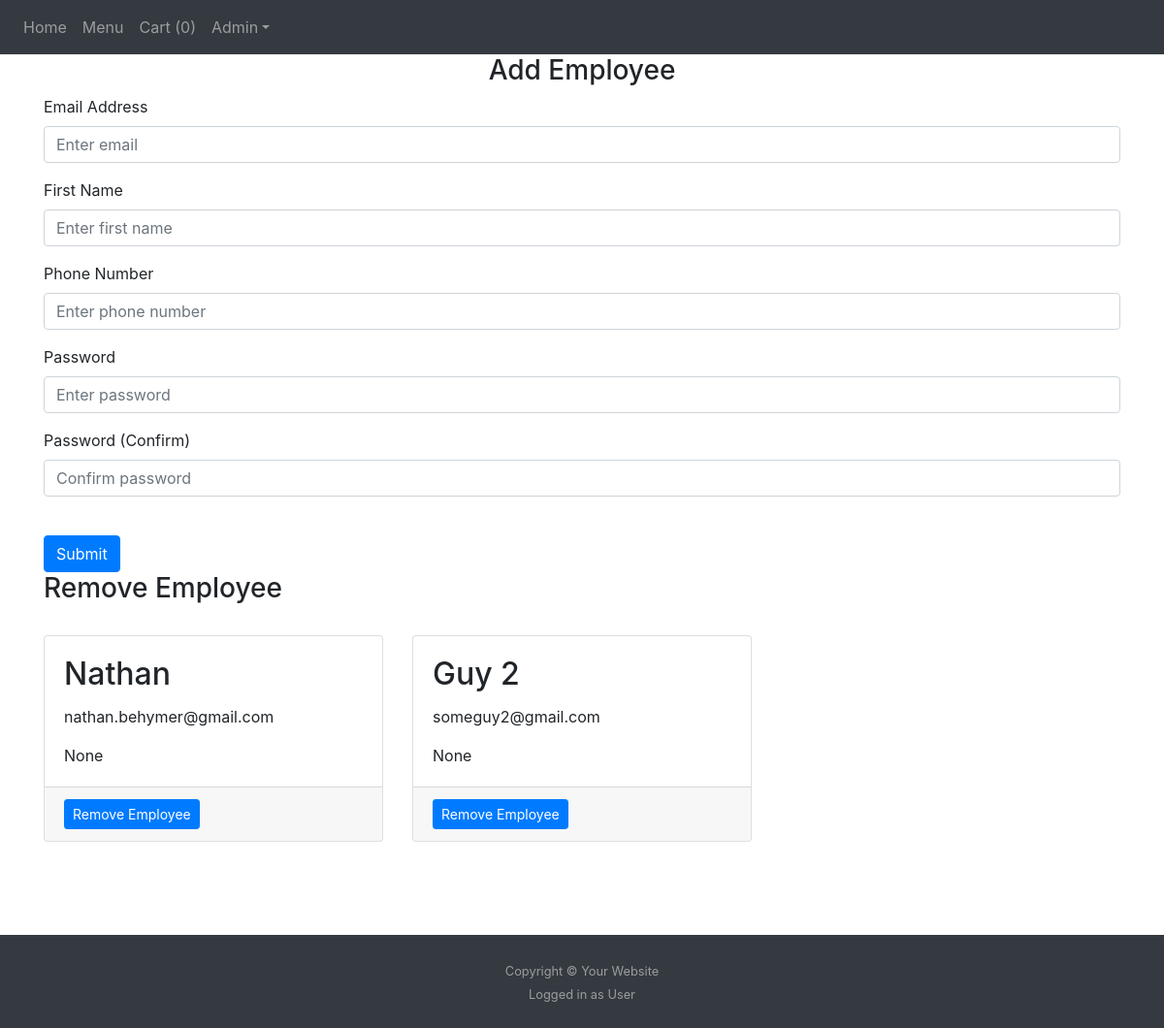
Page /edit-employees (signed in) on the committed database.
### website/models.py (models this page shows)
class Employee(db.Model, UserMixin): # store employee info to show admin whos working and who will handle delivery requests
    id = db.Column(db.Integer, primary_key=True)
    email = db.Column(db.String(150), unique=True) # for login
    password = db.Column(db.String(150))
    phone = db.Column(db.String(150)) # for automated text about current delivery
    first_name = db.Column(db.String(150)) # admin to quicky identify employee
    onclock = db.Column(db.Integer) # config if dilvery driver is able to

### website/store.py (the view, shortened to what this page needs)
@store.route('/edit-employees', methods=['POST', 'GET'])
def edit_employees():
  rows = Cart.query.filter(Cart.id).count()
  return render_template('editemployees.html', user=current_user, account=get_employees(), rows=rows)

### website/menu.py (called while the page is built)
def get_employees():
  ids = [id[0] for id in Employee.query.with_entities(Employee.id).all()]
  all_employees = []
  for id in ids:
    employee = Employee.query.filter_by(id=id).first()
    grabber = {'id': 0, 'first_name': '', 'email': 0, 'password': '', 'phone': ''}
    grabber['id'] = employee.id
    grabber['first_name'] = employee.first_name
    grabber['email'] = employee.email
    grabber['password'] = employee.password
    grabber['phone'] = employee.phone
    all_employees.append(grabber)
  return all_employees

### website/templates/editemployees.html
{% extends "base.html" %} {% block title %}Manage Employees{% endblock %} {% block
    content %}
    <form method="POST">
      <h3 align="center">Add Employee</h3>
      <div class="form-group">
        <label for="email">Email Address</label>
        <input
          type="email"
          class="form-control"
          id="email"
          name="email"
          placeholder="Enter email"
        />
      </div>
      <div class="form-group">
        <label for="first_name">First Name</label>
        <input
          type="text"
          class="form-control"
          id="first_name"
          name="first_name"
          placeholder="Enter first name"
        />
      </div>
      <div class="form-group">
        <label for="firstName">Phone Number</label>
        <input
          type="text"
          class="form-control"
          id="phoneNumber"
          name="phoneNumber"
          placeholder="Enter phone number"
        />
      </div>
      <div class="form-group">
        <label for="password1">Password</label>
        <input
          type="password"
          class="form-control"
          id="password1"
          name="password1"
          placeholder="Enter password"
        />
      </div>
      <div class="form-group">
        <label for="password2">Password (Confirm)</label>
        <input
          type="password"
          class="form-control"
          id="password2"
          name="password2"
          placeholder="Confirm password"
        />
      </div>
      <br />
      <button type="submit" class="btn btn-primary">Submit</button>
    </form>
  <h3>Remove Employee</h3>
  <br/>
  <div class="row gx-4 gx-lg-5">
    {% for i in account %}
    <div class="col-md-4 mb-5">
        <div class="card h-100">
            <div class="card-body">
                <h2 class="card-title">{{i.first_name}}</h2>
                <p class="card-text">{{i.email}} </p>
                <p class="card-text">{{i.phone}}</p>
            </div>
            <div class="card-footer"><a class="btn btn-primary btn-sm" href="{{ url_for ('store.remove_employee', id=i.id) }}">Remove Employee</a></div>
        </div>
    </div>
    {% endfor %}
  </div>
  <br/><br/>
    {% endblock %}

### website/static/base.css (style rules this page uses)
html, body { height: 100%; }

### rows in the picture
Employee: first_name "Nathan", email "nathan.behymer@gmail.com", phone "None"
Employee: first_name "Guy 2", email "someguy2@gmail.com", phone "None"

### other values in the picture
{{ user.__class__.__name__ }} "User"
